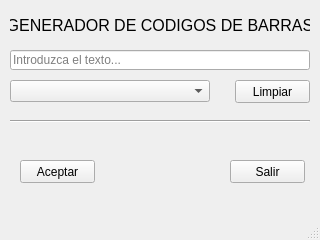
<?xml version="1.0" encoding="UTF-8"?>
<ui version="4.0">
 <class>MainWindow</class>
 <widget class="QMainWindow" name="MainWindow">
  <property name="geometry">
   <rect>
    <x>0</x>
    <y>0</y>
    <width>320</width>
    <height>240</height>
   </rect>
  </property>
  <property name="windowTitle">
   <string>GeneradorBarcode</string>
  </property>
  <property name="windowIcon">
   <iconset resource="img/icono.qrc">
    <normaloff>:/icono/icono.png</normaloff>:/icono/icono.png</iconset>
  </property>
  <widget class="QWidget" name="centralwidget">
   <widget class="QLineEdit" name="lineEdit_texto">
    <property name="geometry">
     <rect>
      <x>10</x>
      <y>50</y>
      <width>300</width>
      <height>20</height>
     </rect>
    </property>
    <property name="toolTip">
     <string>Introduzca el texto...</string>
    </property>
    <property name="placeholderText">
     <string>Introduzca el texto...</string>
    </property>
   </widget>
   <widget class="QPushButton" name="pushButton_aceptar">
    <property name="geometry">
     <rect>
      <x>20</x>
      <y>160</y>
      <width>75</width>
      <height>23</height>
     </rect>
    </property>
    <property name="toolTip">
     <string>Aceptar</string>
    </property>
    <property name="text">
     <string>Aceptar</string>
    </property>
    <property name="icon">
     <iconset resource="img/aceptar.qrc">
      <normaloff>:/aceptar/aceptar.png</normaloff>:/aceptar/aceptar.png</iconset>
    </property>
   </widget>
   <widget class="QPushButton" name="pushButton_salir">
    <property name="geometry">
     <rect>
      <x>230</x>
      <y>160</y>
      <width>75</width>
      <height>23</height>
     </rect>
    </property>
    <property name="toolTip">
     <string>Salir</string>
    </property>
    <property name="text">
     <string>Salir</string>
    </property>
    <property name="icon">
     <iconset resource="img/salir.qrc">
      <normaloff>:/salir/salir.png</normaloff>:/salir/salir.png</iconset>
    </property>
   </widget>
   <widget class="QPushButton" name="pushButton_limpiar">
    <property name="geometry">
     <rect>
      <x>235</x>
      <y>80</y>
      <width>75</width>
      <height>23</height>
     </rect>
    </property>
    <property name="toolTip">
     <string>Limpiar</string>
    </property>
    <property name="text">
     <string>Limpiar</string>
    </property>
    <property name="icon">
     <iconset resource="img/limpiar.qrc">
      <normaloff>:/limpiar/limpiar.png</normaloff>:/limpiar/limpiar.png</iconset>
    </property>
   </widget>
   <widget class="QLabel" name="label_titulo">
    <property name="geometry">
     <rect>
      <x>10</x>
      <y>10</y>
      <width>300</width>
      <height>30</height>
     </rect>
    </property>
    <property name="font">
     <font>
      <pointsize>12</pointsize>
      <weight>50</weight>
      <bold>false</bold>
     </font>
    </property>
    <property name="text">
     <string>GENERADOR DE CODIGOS DE BARRAS</string>
    </property>
    <property name="alignment">
     <set>Qt::AlignCenter</set>
    </property>
   </widget>
   <widget class="Line" name="line">
    <property name="geometry">
     <rect>
      <x>10</x>
      <y>120</y>
      <width>300</width>
      <height>3</height>
     </rect>
    </property>
    <property name="orientation">
     <enum>Qt::Horizontal</enum>
    </property>
   </widget>
   <widget class="QLabel" name="labelstatusbar">
    <property name="geometry">
     <rect>
      <x>120</x>
      <y>160</y>
      <width>47</width>
      <height>13</height>
     </rect>
    </property>
    <property name="text">
     <string/>
    </property>
   </widget>
   <widget class="QComboBox" name="comboBox_tipos">
    <property name="geometry">
     <rect>
      <x>10</x>
      <y>80</y>
      <width>200</width>
      <height>22</height>
     </rect>
    </property>
   </widget>
  </widget>
  <widget class="QMenuBar" name="menubar">
   <property name="geometry">
    <rect>
     <x>0</x>
     <y>0</y>
     <width>320</width>
     <height>21</height>
    </rect>
   </property>
  </widget>
  <widget class="QStatusBar" name="statusbar"/>
 </widget>
 <resources>
  <include location="img/aceptar.qrc"/>
  <include location="img/icono.qrc"/>
  <include location="img/limpiar.qrc"/>
  <include location="img/salir.qrc"/>
 </resources>
 <connections/>
</ui>
